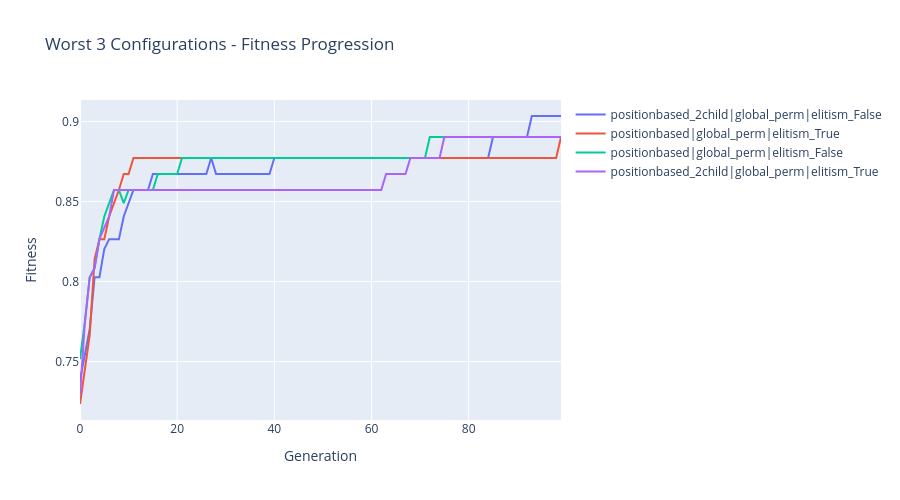

Write notebook code for a chart like this one.
### Code cell
# ------------------------------
# 🐢 Plot Fitness Progression for Worst 3 Configurations
# ------------------------------
worst3_labels = final_gen_fitness.tail(4).index.tolist()

fig = go.Figure()
for label in worst3_labels:
    fig.add_trace(go.Scatter(
        y=df[label],
        mode='lines',
        name=label
    ))

fig.update_layout(
    title="Worst 3 Configurations - Fitness Progression",
    xaxis_title="Generation",
    yaxis_title="Fitness",
    width=900,
    height=500
)
fig.show()

# ------------------------------
# 🐢 Identify Worst Configuration Overall
# ------------------------------
worst_config = final_gen_fitness.tail(1)
print("Worst Overall Configuration:\n")
display(worst_config)
